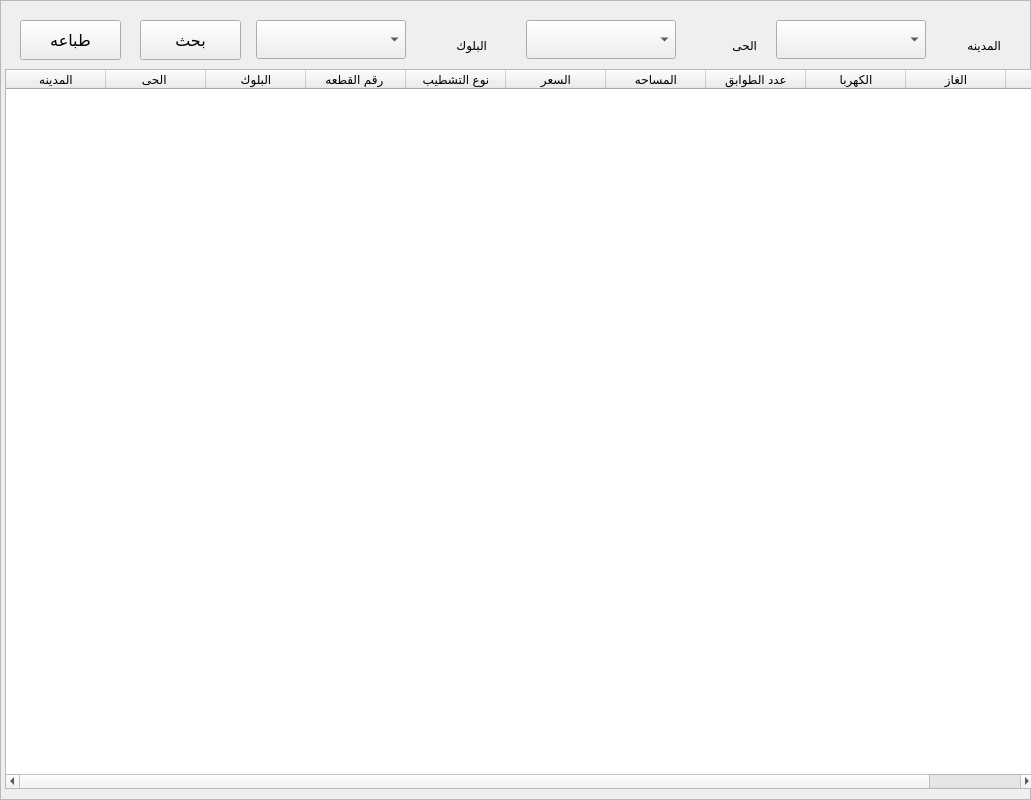
      <widget class="QFrame" name="Emara_Archiev">
       <property name="geometry">
        <rect>
         <x>0</x>
         <y>0</y>
         <width>1031</width>
         <height>800</height>
        </rect>
       </property>
       <property name="frameShape">
        <enum>QFrame::StyledPanel</enum>
       </property>
       <property name="frameShadow">
        <enum>QFrame::Raised</enum>
       </property>
       <widget class="QComboBox" name="comboBox_12">
        <property name="geometry">
         <rect>
          <x>776</x>
          <y>20</y>
          <width>150</width>
          <height>39</height>
         </rect>
        </property>
       </widget>
       <widget class="QTableWidget" name="tableWidget_7">
        <property name="geometry">
         <rect>
          <x>5</x>
          <y>69</y>
          <width>1030</width>
          <height>720</height>
         </rect>
        </property>
        <column>
         <property name="text">
          <string>المدينه</string>
         </property>
        </column>
        <column>
         <property name="text">
          <string>الحى </string>
         </property>
        </column>
        <column>
         <property name="text">
          <string>البلوك</string>
         </property>
        </column>
        <column>
         <property name="text">
          <string>رقم القطعه </string>
         </property>
        </column>
        <column>
         <property name="text">
          <string>نوع التشطيب</string>
         </property>
        </column>
        <column>
         <property name="text">
          <string>السعر</string>
         </property>
        </column>
        <column>
         <property name="text">
          <string>المساحه</string>
         </property>
        </column>
        <column>
         <property name="text">
          <string>عدد الطوابق</string>
         </property>
        </column>
        <column>
         <property name="text">
          <string>الكهربا</string>
         </property>
        </column>
        <column>
         <property name="text">
          <string>الغاز</string>
         </property>
        </column>
        <column>
         <property name="text">
          <string/>
         </property>
        </column>
       </widget>
       <widget class="QLabel" name="label_55">
        <property name="geometry">
         <rect>
          <x>426</x>
          <y>30</y>
          <width>61</width>
          <height>31</height>
         </rect>
        </property>
        <property name="font">
         <font>
          <family>simplified arabic</family>
         </font>
        </property>
        <property name="text">
         <string>البلوك</string>
        </property>
       </widget>
       <widget class="QLabel" name="label_54">
        <property name="geometry">
         <rect>
          <x>686</x>
          <y>30</y>
          <width>71</width>
          <height>31</height>
         </rect>
        </property>
        <property name="font">
         <font>
          <family>simplified arabic</family>
         </font>
        </property>
        <property name="text">
         <string>الحى</string>
        </property>
       </widget>
       <widget class="QPushButton" name="btn_search_3">
        <property name="geometry">
         <rect>
          <x>140</x>
          <y>20</y>
          <width>101</width>
          <height>40</height>
         </rect>
        </property>
        <property name="font">
         <font>
          <family>simplified arabic</family>
          <pointsize>12</pointsize>
         </font>
        </property>
        <property name="cursor">
         <cursorShape>PointingHandCursor</cursorShape>
        </property>
        <property name="text">
         <string>بحث</string>
        </property>
       </widget>
       <widget class="QComboBox" name="comboBox_14">
        <property name="geometry">
         <rect>
          <x>256</x>
          <y>20</y>
          <width>150</width>
          <height>39</height>
         </rect>
        </property>
       </widget>
       <widget class="QLabel" name="label_53">
        <property name="geometry">
         <rect>
          <x>930</x>
          <y>30</y>
          <width>71</width>
          <height>31</height>
         </rect>
        </property>
        <property name="font">
         <font>
          <family>simplified arabic</family>
         </font>
        </property>
        <property name="text">
         <string>المدينه</string>
        </property>
       </widget>
       <widget class="QPushButton" name="btn_search_4">
        <property name="geometry">
         <rect>
          <x>20</x>
          <y>20</y>
          <width>101</width>
          <height>40</height>
         </rect>
        </property>
        <property name="font">
         <font>
          <family>simplified arabic</family>
          <pointsize>12</pointsize>
         </font>
        </property>
        <property name="cursor">
         <cursorShape>PointingHandCursor</cursorShape>
        </property>
        <property name="text">
         <string>طباعه</string>
        </property>
       </widget>
       <widget class="QComboBox" name="comboBox_13">
        <property name="geometry">
         <rect>
          <x>526</x>
          <y>20</y>
          <width>150</width>
          <height>39</height>
         </rect>
        </property>
       </widget>
      </widget>
